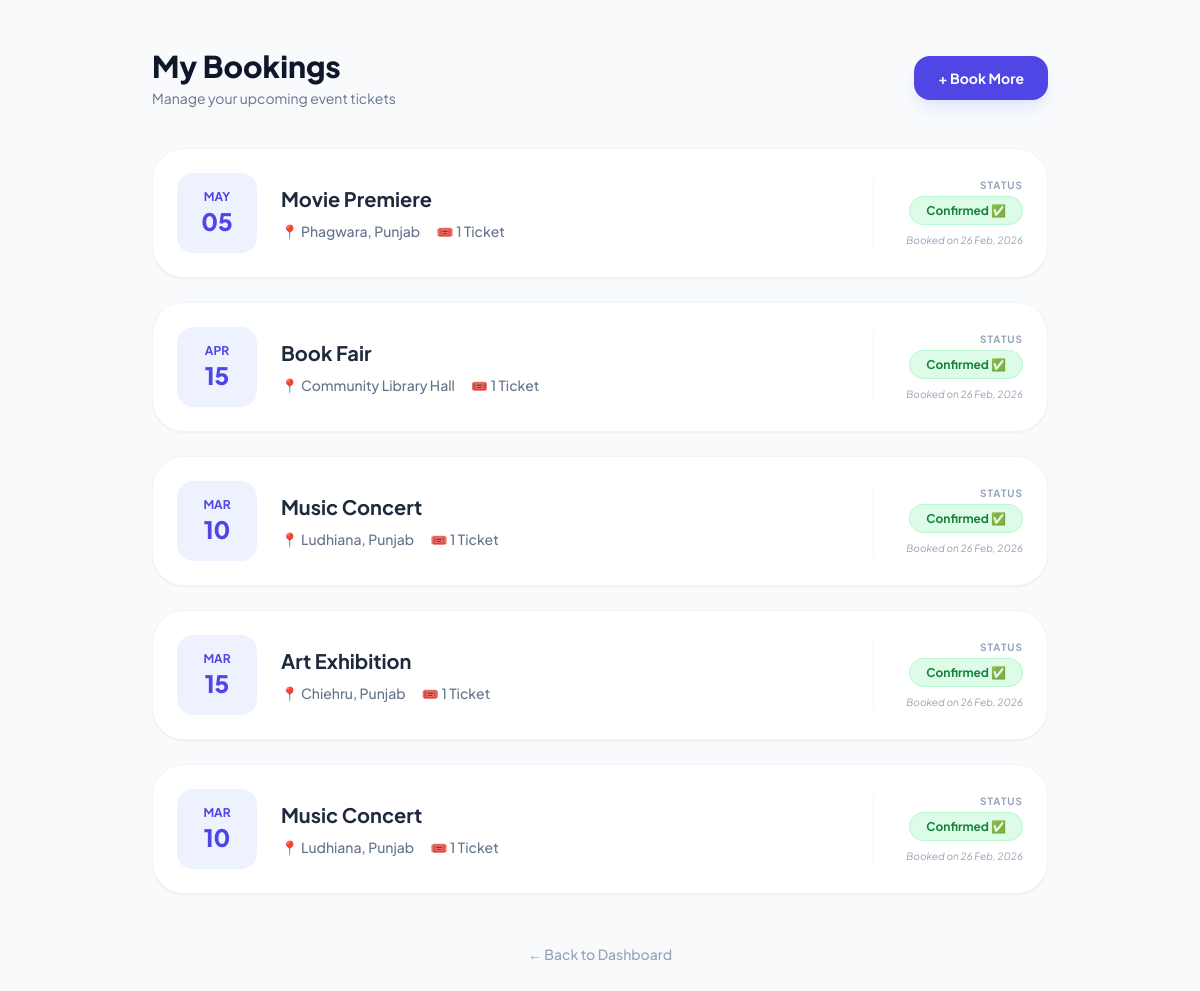
The app's page /my-bookings/ (signed in) with its own data.
### events/models.py (models this page shows, shortened)
class Booking(models.Model):
    user = models.ForeignKey(User, on_delete=models.CASCADE)
    event = models.ForeignKey(Event, on_delete=models.CASCADE)
    tickets_booked = models.PositiveIntegerField()
    booked_at = models.DateTimeField(auto_now_add=True)

class Event(models.Model):
    title = models.CharField(max_length=200)
    description = models.TextField()
    date = models.DateTimeField()
    location = models.CharField(max_length=200)
    tickets_available = models.PositiveIntegerField() # Positive taaki tickets minus mein na jayein
    price = models.DecimalField(max_digits=10, decimal_places=2, default=0.00)

### events/views.py (the view)
# urls.py: path('my-bookings/', views.my_bookings, name='my_bookings'),
@login_required
def my_bookings(request):
    bookings = Booking.objects.filter(user=request.user).order_by('-booked_at')
    return render(request, 'events/my_bookings.html', {'bookings': bookings})

### events/templates/events/my_bookings.html (shortened to what this page needs)
<!DOCTYPE html>
<html lang="en">
<head>
    <script src="https://cdn.tailwindcss.com"></script>
</head>
<body class="p-6 md:p-12">
    <div class="max-w-4xl mx-auto">
        <div class="flex justify-between items-center mb-10">
            <div>
                <h1 class="text-3xl font-black text-slate-900">My Bookings</h1>
                <p class="text-slate-500 text-sm mt-1">Manage your upcoming event tickets</p>
            </div>
            <a href="{% url 'event_list' %}" class="bg-indigo-600 text-white px-6 py-3 rounded-2xl font-bold text-sm hover:bg-indigo-700 transition-all shadow-lg shadow-indigo-100">
                + Book More
            </a>
        </div>
        <div class="grid gap-6">
            {% if bookings %}
                {% for booking in bookings %}
                <div class="bg-white p-6 rounded-[2rem] shadow-sm border border-slate-100 flex flex-col md:flex-row justify-between items-center gap-6 hover:shadow-md transition-all">
                    <div class="flex items-center gap-6">
                        <div class="bg-indigo-50 text-indigo-600 p-4 rounded-2xl text-center min-w-[80px]">
                            <span class="block text-xs font-bold uppercase">{{ booking.event.date|date:"M" }}</span>
                            <span class="block text-2xl font-black">{{ booking.event.date|date:"d" }}</span>
                        </div>
                        <div>
                            <h2 class="text-xl font-bold text-slate-800">{{ booking.event.title }}</h2>
                            <div class="flex flex-wrap gap-4 mt-2 text-sm text-slate-500 font-medium">
                                <span class="flex items-center gap-1">📍 {{ booking.event.location }}</span>
                                <span class="flex items-center gap-1">🎟️ {{ booking.tickets_booked }} Ticket{{ booking.tickets_booked|pluralize }}</span>
                            </div>
                        </div>
                    </div>
                    <div class="text-center md:text-right w-full md:w-auto border-t md:border-t-0 md:border-l border-slate-100 pt-4 md:pt-0 md:pl-8">
                        <p class="text-[10px] font-bold text-slate-400 uppercase tracking-widest mb-1">Status</p>
                        <span class="bg-green-100 text-green-700 px-4 py-1.5 rounded-full text-xs font-bold border border-green-200">
                            Confirmed ✅
                        </span>
                        <p class="text-[10px] text-slate-400 mt-3 italic">Booked on {{ booking.booked_at|date:"d M, Y" }}</p>
                    </div>
                </div>
                {% endfor %}
            {% endif %}
        </div>
        <div class="mt-12 text-center">
            <a href="{% url 'dashboard' %}" class="text-slate-400 text-sm font-medium hover:text-indigo-600 transition-all">← Back to Dashboard</a>
        </div>
    </div>
</body>
</html>

### events/templates/events/my_bookings.html (style rules this page uses)
body { font-family: 'Plus Jakarta Sans', sans-serif; background: #f8fafc; }

### records on screen
Booking: event "MAY", event "05", event "Movie Premiere", event.location "Phagwara, Punjab", tickets_booked "1", booked_at "26 Feb, 2026"
Booking: event "APR", event "15", event "Book Fair", event.location "Community Library Hall", tickets_booked "1", booked_at "26 Feb, 2026"
Booking: event "MAR", event "10", event "Music Concert", event.location "Ludhiana, Punjab", tickets_booked "1", booked_at "26 Feb, 2026"
Booking: event "MAR", event "15", event "Art Exhibition", event.location "Chiehru, Punjab", tickets_booked "1", booked_at "26 Feb, 2026"
Booking: event "MAR", event "10", event "Music Concert", event.location "Ludhiana, Punjab", tickets_booked "1", booked_at "26 Feb, 2026"
